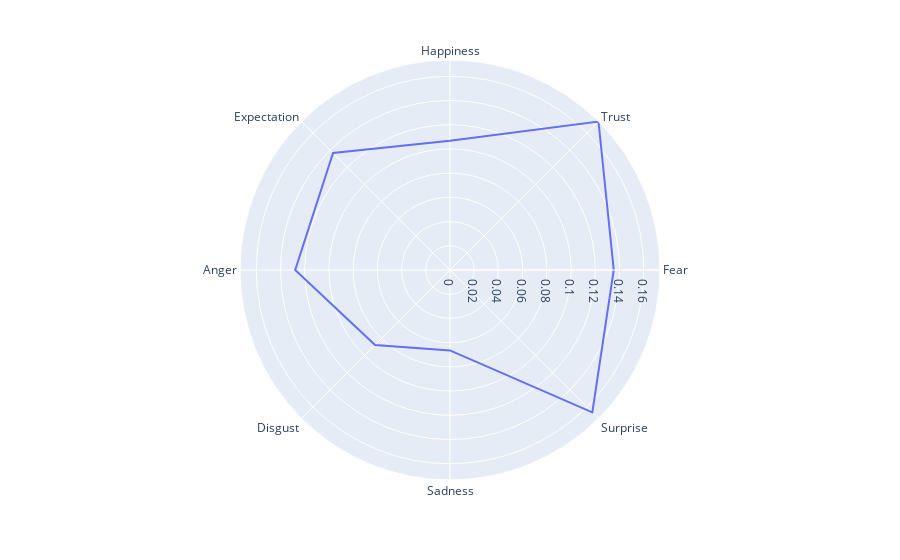

The notebook cell saved with this chart:
### Markdown cell above
### Emociones

### Code cell
radar(data['Emotions'][0])

### Figure 1 — Plotly figure (JSON) as saved in the notebook; plotly's stock layout.template omitted (floating-point values rounded to 4 significant figures)
{"data": [{"hovertemplate": "score=%{r}<br>nombre=%{theta}<extra></extra>", "legendgroup": "", "line": {"color": "#636efa", "dash": "solid"}, "mode": "lines", "name": "", "r": [0.1067, 0.1734, 0.1352, 0.1662, 0.06639, 0.08755, 0.1278, 0.1366, 0.1067], "showlegend": false, "subplot": "polar", "theta": ["Happiness", "Trust", "Fear", "Surprise", "Sadness", "Disgust", "Anger", "Expectation", "Happiness"], "type": "scatterpolar"}], "layout": {"legend": {"tracegroupgap": 0}, "margin": {"t": 60}, "polar": {"angularaxis": {"direction": "clockwise", "rotation": 90}, "domain": {"x": [0, 1], "y": [0, 1]}}}}
